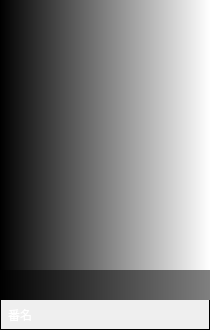
<?xml version="1.0" encoding="UTF-8"?>
<ui version="4.0">
 <class>item</class>
 <widget class="QWidget" name="item">
  <property name="geometry">
   <rect>
    <x>0</x>
    <y>0</y>
    <width>210</width>
    <height>330</height>
   </rect>
  </property>
  <property name="minimumSize">
   <size>
    <width>210</width>
    <height>330</height>
   </size>
  </property>
  <property name="maximumSize">
   <size>
    <width>210</width>
    <height>330</height>
   </size>
  </property>
  <property name="cursor">
   <cursorShape>PointingHandCursor</cursorShape>
  </property>
  <property name="windowTitle">
   <string>Form</string>
  </property>
  <property name="styleSheet">
   <string notr="true">border: 1px solid #000000;</string>
  </property>
  <layout class="QGridLayout" name="gridLayout">
   <property name="leftMargin">
    <number>0</number>
   </property>
   <property name="topMargin">
    <number>0</number>
   </property>
   <property name="rightMargin">
    <number>0</number>
   </property>
   <property name="bottomMargin">
    <number>0</number>
   </property>
   <property name="spacing">
    <number>0</number>
   </property>
   <item row="1" column="0">
    <widget class="QWidget" name="widget" native="true">
     <property name="toolTip">
      <string/>
     </property>
     <layout class="QGridLayout" name="gridLayout_2">
      <property name="leftMargin">
       <number>0</number>
      </property>
      <property name="topMargin">
       <number>0</number>
      </property>
      <property name="rightMargin">
       <number>0</number>
      </property>
      <property name="bottomMargin">
       <number>0</number>
      </property>
      <property name="spacing">
       <number>0</number>
      </property>
      <item row="0" column="0">
       <widget class="QLabel" name="lblCover">
        <property name="minimumSize">
         <size>
          <width>210</width>
          <height>300</height>
         </size>
        </property>
        <property name="styleSheet">
         <string notr="true">border: 0px;
background-color: qlineargradient(spread:pad, x1:0, y1:0, x2:1, y2:0, stop:0 rgba(0, 0, 0, 255), stop:1 rgba(255, 255, 255, 255));</string>
        </property>
        <property name="text">
         <string/>
        </property>
       </widget>
      </item>
      <item row="1" column="0">
       <widget class="QLabel" name="lblLatest">
        <property name="minimumSize">
         <size>
          <width>0</width>
          <height>30</height>
         </size>
        </property>
        <property name="styleSheet">
         <string notr="true">border: 0px;
color: rgb(255, 255, 255);
font: 11pt &quot;微软雅黑&quot;;
padding-right:3px;
background-color: rgba(0, 0, 0, 128);
</string>
        </property>
        <property name="text">
         <string/>
        </property>
        <property name="alignment">
         <set>Qt::AlignRight|Qt::AlignTrailing|Qt::AlignVCenter</set>
        </property>
       </widget>
      </item>
      <item row="2" column="0">
       <widget class="QLabel" name="lblTitle">
        <property name="minimumSize">
         <size>
          <width>210</width>
          <height>30</height>
         </size>
        </property>
        <property name="maximumSize">
         <size>
          <width>210</width>
          <height>30</height>
         </size>
        </property>
        <property name="styleSheet">
         <string notr="true">font: 11pt &quot;微软雅黑&quot;;
padding-left:5px;
border: 0px;
color: #ffffff;</string>
        </property>
        <property name="text">
         <string>番名</string>
        </property>
       </widget>
      </item>
     </layout>
    </widget>
   </item>
  </layout>
 </widget>
 <resources/>
 <connections/>
</ui>
